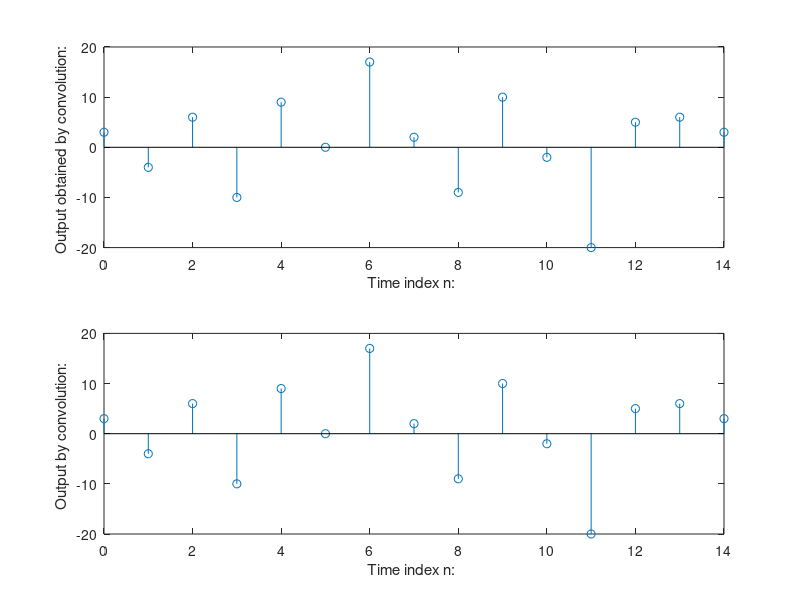
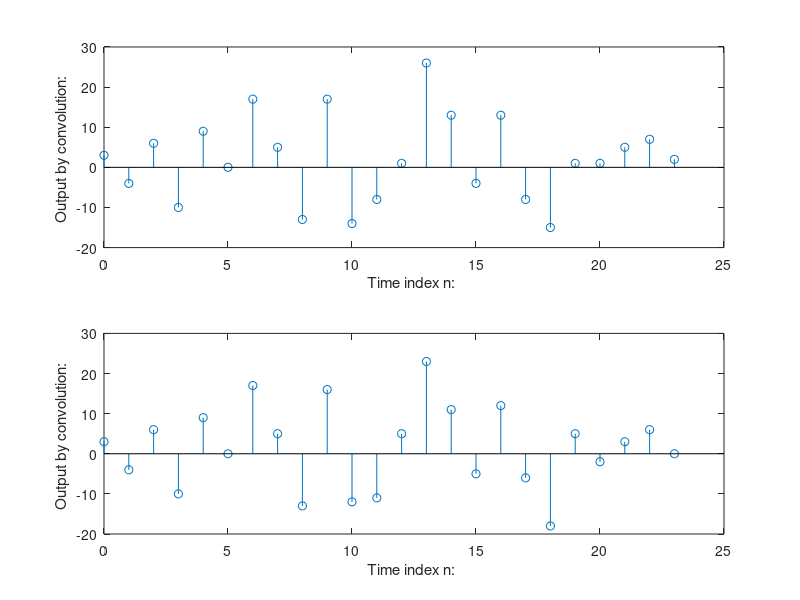

Write MATLAB code to recreate these figures, in order.
close all 
clc
%defining the signal:
x = [1 -2 3 -4 3 2 1];

%Defining the impulse response:
h = [3 2 1 -2 1 0 -4 0 3];

%Finding the convolution of signal:
y = conv(x,h);

%Plotting the output
n =0:length(y)-1;
subplot(2,1,1)
stem(n,y)
xlabel('Time index n: ');
ylabel('Output obtained by convolution: ')

%Plotting the output using filter:
x1 = [x zeros(1,8)];
y1 = filter(h,1,x1);
subplot(2,1,2);
stem(n,y1)
xlabel('Time index n: ');
ylabel('Output by convolution: ')
%Both the output comes out to be same!!!!!!!!!!!!!!!

figure()

%defining the signal:
x1 = [1 -2 3 -4 3 2 1 1 -2 3 -4 3 2 1 2];

%Defining the impulse response:
h1 = [3 2 1 -2 1 0 -4 0 3 1];

%Finding the convolution of signal:
y1 = conv(x1,h1);

%Plotting the output
n =0:length(y1)-1;
subplot(2,1,1)
stem(n,y1)
xlabel('Time index n: ');
ylabel('Output by convolution: ')

%Plotting the output using filter:
x11 = [x1 zeros(1,9)];
y11 = filter(h,1,x11);
subplot(2,1,2);
stem(n,y11)
xlabel('Time index n: ');
ylabel('Output by convolution: ')

%both the result comes out to be same: